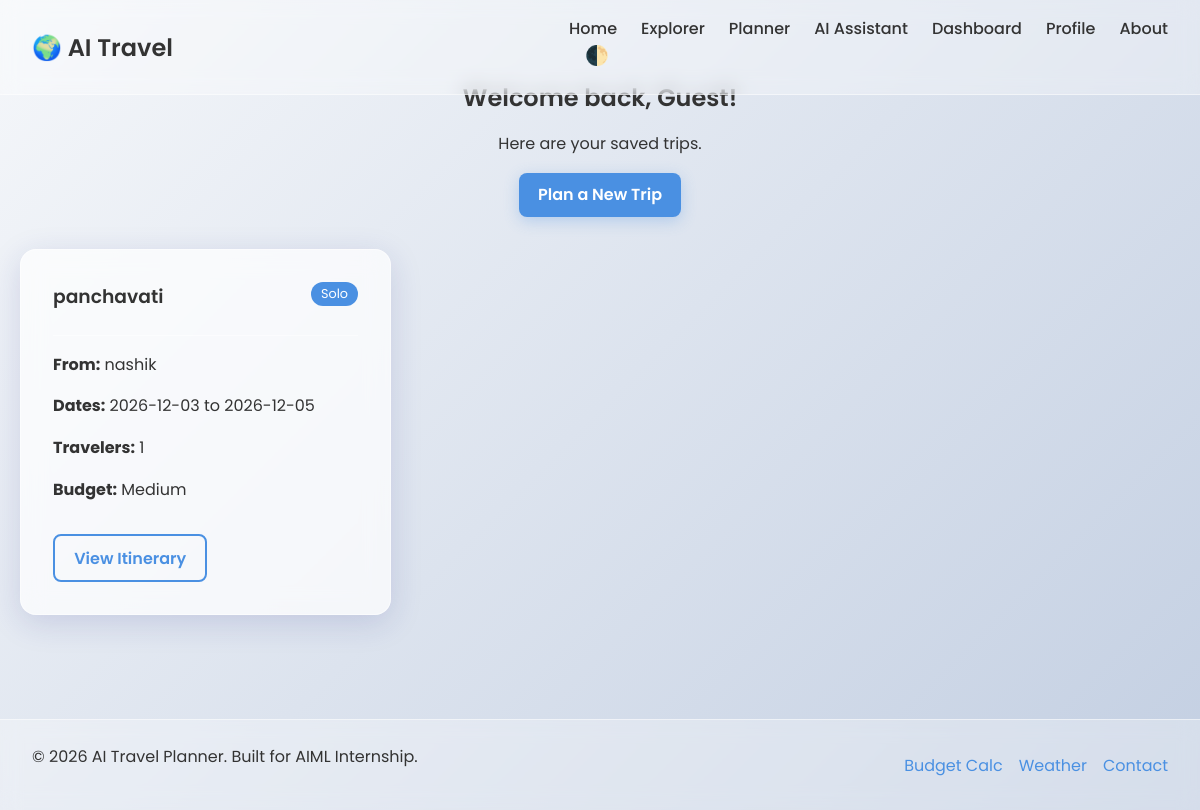
/dashboard, run on the app's committed database.
### tables this page shows
CREATE TABLE trips (
                id INTEGER PRIMARY KEY AUTOINCREMENT,
                user_id INTEGER NOT NULL,
                source TEXT NOT NULL,
                destination TEXT NOT NULL,
                start_date TEXT,
                end_date TEXT,
                budget TEXT,
                travelers INTEGER,
                travel_type TEXT,
                interests TEXT,
                itinerary_markdown TEXT,
                created_at TIMESTAMP DEFAULT CURRENT_TIMESTAMP,
                FOREIGN KEY (user_id) REFERENCES users (id)
            );

### app.py (the view)
@app.route('/dashboard')
def dashboard():
    db = get_db()
    cursor = db.cursor()
    cursor.execute("SELECT * FROM trips WHERE user_id = ? ORDER BY created_at DESC", (session['user_id'],))
    trips = cursor.fetchall()
    return render_template('dashboard.html', trips=trips)

### app.py (called while the page is built)
def get_db():
    db = getattr(g, '_database', None)
    if db is None:
        db = g._database = sqlite3.connect(DATABASE)
        db.row_factory = sqlite3.Row
    return db

@app.teardown_appcontext
def close_connection(exception):
    db = getattr(g, '_database', None)
    if db is not None:
        db.close()

@app.before_request
def auto_login():
    session['user_id'] = 1
    session['username'] = 'Guest'

### templates/dashboard.html
{% extends 'base.html' %}
{% block content %}
<div class="dashboard-header text-center fade-in-up">
    <h2>Welcome back, {{ session['username'] }}!</h2>
    <p>Here are your saved trips.</p>
    <a href="{{ url_for('planner') }}" class="btn-primary">Plan a New Trip</a>
</div>
<div class="dashboard-grid">
    {% if trips %}
        {% for trip in trips %}
        <div class="trip-card glass-panel hover-lift fade-in-up" style="animation-delay: {{ loop.index * 0.1 }}s">
            <div class="trip-card-header">
                <h3>{{ trip['destination'] }}</h3>
                <span class="badge">{{ trip['travel_type'] }}</span>
            </div>
            <div class="trip-card-body">
                <p><strong>From:</strong> {{ trip['source'] }}</p>
                <p><strong>Dates:</strong> {{ trip['start_date'] }} to {{ trip['end_date'] }}</p>
                <p><strong>Travelers:</strong> {{ trip['travelers'] }}</p>
                <p><strong>Budget:</strong> {{ trip['budget'] }}</p>
            </div>
            <div class="trip-card-footer">
                <a href="{{ url_for('trip_details', trip_id=trip['id']) }}" class="btn-outline">View Itinerary</a>
            </div>
        </div>
        {% endfor %}
    {% else %}
        <div class="empty-state glass-panel text-center">
            <p>You haven't planned any trips yet.</p>
            <a href="{{ url_for('planner') }}" class="btn-primary">Start Your First Journey</a>
        </div>
    {% endif %}
</div>
{% endblock %}

### templates/base.html (shortened to what this page needs)
<!DOCTYPE html>
<html lang="en">
<head>
    <link rel="stylesheet" href="{{ url_for('static', filename='css/style.css') }}">
</head>
<body>
    <div class="app-container">
        <header class="glass-nav">
            <div class="logo">
                <a href="{{ url_for('index') }}">🌍 AI Travel</a>
            </div>
            <nav>
                <ul class="nav-links">
                    <li><a href="{{ url_for('index') }}">Home</a></li>
                    <li><a href="{{ url_for('explorer') }}">Explorer</a></li>
                    <li><a href="{{ url_for('planner') }}">Planner</a></li>
                    <li><a href="{{ url_for('chat') }}">AI Assistant</a></li>
                    <li><a href="{{ url_for('dashboard') }}">Dashboard</a></li>
                    <li><a href="{{ url_for('profile') }}">Profile</a></li>
                    <li><a href="{{ url_for('about') }}">About</a></li>
                </ul>
                <label for="theme-toggle" class="theme-btn">🌓</label>
            </nav>
        </header>
        <main>
            {% block content %}{% endblock %}
        </main>
        <footer class="glass-footer">
            <p>&copy; 2026 AI Travel Planner. Built for AIML Internship.</p>
            <div class="footer-links">
                <a href="{{ url_for('budget') }}">Budget Calc</a>
                <a href="{{ url_for('weather') }}">Weather</a>
                <a href="{{ url_for('contact') }}">Contact</a>
            </div>
        </footer>
    </div>
</body>
</html>

### static/css/style.css (style rules this page uses)
:root { --primary-color: #4a90e2; --primary-hover: #357abd; --text-color: #333333; --text-muted: #666666; --bg-gradient: linear-gradient(135deg, #f5f7fa, #c3cfe2); --glass-bg: rgba(255, 255, 255, 0.7); --glass-border: rgba(255, 255, 255, 0.5); --glass-shadow: 0 8px 32px 0 rgba(31, 38, 135, 0.15); --nav-bg: rgba(255, 255, 255, 0.3); --input-bg: rgba(255, 255, 255, 0.9); --input-border: #ccc; --message-ai-bg: rgba(74, 144, 226, 0.1); --message-user-bg: rgba(255, 255, 255, 0.8); }
* { box-sizing: border-box; margin: 0; padding: 0; }
body, html { height: 100%; font-family: 'Poppins', sans-serif; }
.app-container { min-height: 100vh; display: flex; flex-direction: column; background: var(--bg-gradient); background-attachment: fixed; color: var(--text-color); transition: background 0.3s ease, color 0.3s ease; }
main { flex: 1; padding: 80px 20px 40px; }
a { color: var(--primary-color); text-decoration: none; transition: color 0.3s ease; }
.text-center { text-align: center; }
.glass-panel { background: var(--glass-bg); backdrop-filter: blur(12px); -webkit-backdrop-filter: blur(12px); border: 1px solid var(--glass-border); border-radius: 16px; box-shadow: var(--glass-shadow); padding: 2rem; transition: all 0.3s ease; }
h1, h2, h3 { margin-bottom: 1rem; font-weight: 600; }
p { line-height: 1.6; margin-bottom: 1rem; }
.glass-nav { position: fixed; top: 0; width: 100%; display: flex; justify-content: space-between; align-items: center; padding: 1rem 2rem; background: var(--nav-bg); backdrop-filter: blur(10px); z-index: 1000; border-bottom: 1px solid var(--glass-border); }
.logo a { font-size: 1.5rem; font-weight: 600; color: var(--text-color); }
.nav-links { list-style: none; display: flex; gap: 1.5rem; align-items: center; }
.nav-links a { color: var(--text-color); font-weight: 500; }
.theme-btn { font-size: 1.2rem; cursor: pointer; margin-left: 1rem; user-select: none; transition: transform 0.3s ease; }
.btn-primary, .btn-outline { display: inline-block; padding: 0.6rem 1.2rem; border-radius: 8px; font-weight: 600; cursor: pointer; text-align: center; border: none; transition: all 0.3s ease; font-size: 1rem; }
.btn-primary { background: var(--primary-color); color: #fff; box-shadow: 0 4px 15px rgba(74, 144, 226, 0.3); }
.btn-outline { background: transparent; border: 2px solid var(--primary-color); color: var(--primary-color); }
label { display: block; margin-bottom: 0.5rem; font-weight: 500; }
.dashboard-grid { display: grid; grid-template-columns: repeat(auto-fill, minmax(300px, 1fr)); gap: 1.5rem; max-width: 1200px; margin: 2rem auto; }
.trip-card { display: flex; flex-direction: column; }
.trip-card-header { display: flex; justify-content: space-between; align-items: flex-start; border-bottom: 1px solid var(--glass-border); padding-bottom: 0.5rem; margin-bottom: 1rem; }
.trip-card-footer { margin-top: auto; padding-top: 1rem; }
.badge { background: var(--primary-color); color: white; padding: 0.2rem 0.6rem; border-radius: 12px; font-size: 0.8rem; }
.glass-footer { background: var(--nav-bg); backdrop-filter: blur(10px); border-top: 1px solid var(--glass-border); padding: 1.5rem 2rem; display: flex; justify-content: space-between; align-items: center; margin-top: 2rem; }
.footer-links { display: flex; gap: 1rem; }
.fade-in-up { animation: fadeInUp 0.8s ease forwards; opacity: 0; }

### data on the page
trips: destination "panchavati", travel_type "Solo", source "nashik", start_date "2026-12-03", end_date "2026-12-05", travelers "1", budget "Medium"

### other printed values
{{ session['username'] }} "Guest"
